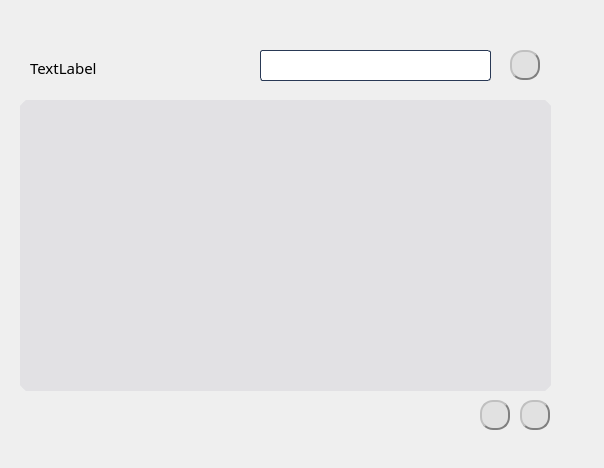
<?xml version="1.0" encoding="UTF-8"?>
<ui version="4.0">
 <class>libraryManageUser</class>
 <widget class="QWidget" name="libraryManageUser">
  <property name="geometry">
   <rect>
    <x>0</x>
    <y>0</y>
    <width>604</width>
    <height>468</height>
   </rect>
  </property>
  <property name="windowTitle">
   <string>Form</string>
  </property>
  <property name="styleSheet">
   <string notr="true">QPushButton{background-color: rgb(225, 225, 225);border:2px groove gray;border-radius:15
px;padding:2px 4px;border-style: outset;}&quot;
                                           &quot;QPushButton:hover{background-color:rgb(229, 241, 251); color: black;}&quot;
                                           &quot;QPushButton:pressed{background-color:rgb(204, 228, 247);border-style: inset;}
</string>
  </property>
  <widget class="QLineEdit" name="lineEdit">
   <property name="geometry">
    <rect>
     <x>260</x>
     <y>50</y>
     <width>231</width>
     <height>31</height>
    </rect>
   </property>
   <property name="styleSheet">
    <string notr="true">QLineEdit {
    border: 1px solid rgb(41, 57, 85);   
    border-radius: 3px;  
    background: white;  
    selection-background-color: green; 
    font-size: 14px ;  
}
 
QLineEdit:hover {
    border: 2px solid #8fb2c9;  
}
</string>
   </property>
  </widget>
  <widget class="QListView" name="listView">
   <property name="geometry">
    <rect>
     <x>20</x>
     <y>100</y>
     <width>531</width>
     <height>291</height>
    </rect>
   </property>
   <property name="styleSheet">
    <string notr="true">QListView {
	font: 25 9pt &quot;Microsoft YaHei&quot;;
	border: 15px solid #e2e1e4; /* 设置边框的大小，样式，颜色 */
	border-radius: 10px;
    background-color: #e2e1e4
}
QListView::item:hover {
	background-color: transparent;
	padding: 10px;
	border-left: 3px solid rgb(130, 130, 130);
}
QListView::item:selected {
	background-color: transparent;
	color: black;
	padding: 10px;
	border-left: 3px solid black;
}
QListView::item {
    height: 60px;
    background-color: #e2e1e4
}</string>
   </property>
  </widget>
  <widget class="QPushButton" name="pushButton_add">
   <property name="geometry">
    <rect>
     <x>520</x>
     <y>400</y>
     <width>30</width>
     <height>30</height>
    </rect>
   </property>
   <property name="styleSheet">
    <string notr="true">QPushButton{background-color: rgb(225, 225, 225);border:2px groove gray;border-radius:13px;padding:2px 4px;border-style: outset;}
                                           QPushButton:hover{background-color:rgb(229, 241, 251); color: black;}
                                           QPushButton:pressed{background-color:rgb(204, 228, 247);border-style: inset;}
</string>
   </property>
   <property name="text">
    <string/>
   </property>
  </widget>
  <widget class="QPushButton" name="pushButton_help">
   <property name="geometry">
    <rect>
     <x>480</x>
     <y>400</y>
     <width>30</width>
     <height>30</height>
    </rect>
   </property>
   <property name="styleSheet">
    <string notr="true">QPushButton{background-color: rgb(225, 225, 225);border:2px groove gray;border-radius:13px;padding:2px 4px;border-style: outset;}
                                           QPushButton:hover{background-color:rgb(229, 241, 251); color: black;}
                                           QPushButton:pressed{background-color:rgb(204, 228, 247);border-style: inset;}
</string>
   </property>
   <property name="text">
    <string/>
   </property>
  </widget>
  <widget class="QPushButton" name="pushButton_search">
   <property name="geometry">
    <rect>
     <x>510</x>
     <y>50</y>
     <width>30</width>
     <height>30</height>
    </rect>
   </property>
   <property name="styleSheet">
    <string notr="true">QPushButton{background-color: rgb(225, 225, 225);border:2px groove gray;border-radius:13px;padding:2px 4px;border-style: outset;}
                                           QPushButton:hover{background-color:rgb(229, 241, 251); color: black;}
                                           QPushButton:pressed{background-color:rgb(204, 228, 247);border-style: inset;}
</string>
   </property>
   <property name="text">
    <string/>
   </property>
  </widget>
  <widget class="QLabel" name="label_numOfUser">
   <property name="geometry">
    <rect>
     <x>30</x>
     <y>60</y>
     <width>221</width>
     <height>16</height>
    </rect>
   </property>
   <property name="font">
    <font>
     <family>黑体</family>
     <pointsize>11</pointsize>
    </font>
   </property>
   <property name="text">
    <string>TextLabel</string>
   </property>
  </widget>
 </widget>
 <resources/>
 <connections/>
</ui>
